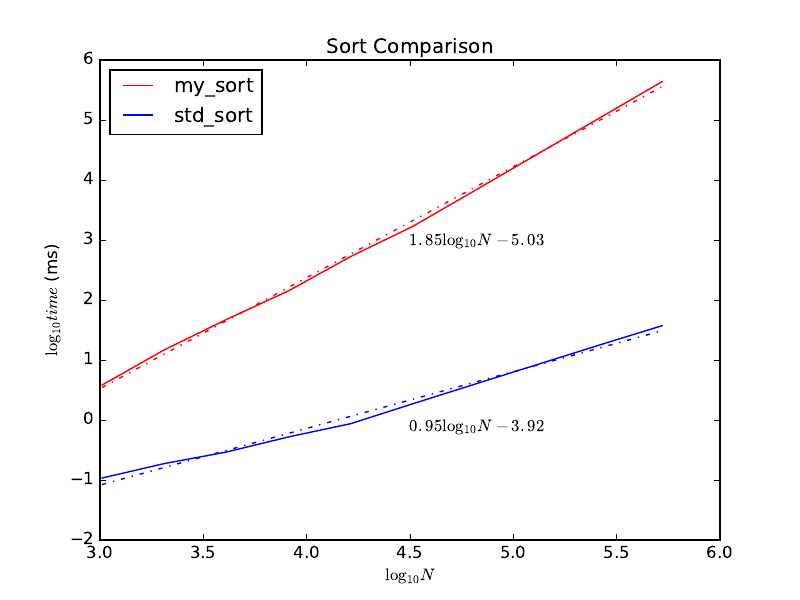

Generate this figure with Python:
import numpy as np
import matplotlib.pyplot as plt

def plot_timings(x, y, label, color, pos):
    coeffs = np.polyfit(x, y, 1)
    plt.plot(x, y, color=color, label=label, ls='solid')
    plt.plot(x, coeffs[0] * x + coeffs[1], color=color, ls='dashdot')
    plt.text(*pos, r'${0:.2f}\log_{{10}}N\,{1:.2f}$'.format(coeffs[0], coeffs[1]))

N, my_sort, std_sort = map(lambda x: np.log10(x), np.loadtxt('problem1c.out', unpack=True))
plot_timings(N, my_sort, 'my_sort', 'red', (4.5, 2.9))
plot_timings(N, std_sort, 'std_sort', 'blue', (4.5, -0.2))
plt.xlabel(r'$\log_{10} N$')
plt.ylabel(r'$\log_{10}time$ (ms)')
plt.title('Sort Comparison')
plt.legend(loc='upper left')
plt.savefig('problem1c.pdf')